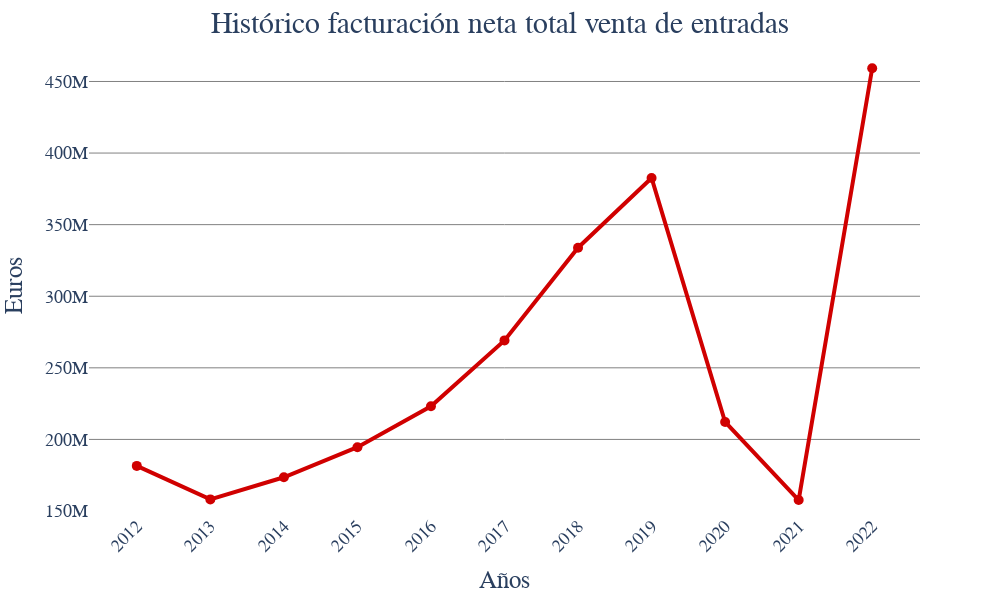

This figure's notebook cell:
### Markdown cell above
Grafico los mismos resultados pero en un gráfico de líneas

### Code cell
import plotly.express as px

palette = ["#d00000"]
palette_11 = ["#03071e","#370617","#6a040f","#9d0208","#d00000","#dc2f02","#e85d04","#f48c06","#faa307","#ffba08", "#FFC42D"]
values = df_historico_total["ventaentradas"].apply(lambda x: round((x/1000000),2))

fig = px.line(df_historico_total.sort_values(ascending=True, by= "año"),
            x="año",
            y='ventaentradas',
            color_discrete_sequence= palette,
            labels={"ventaentradas": "cantidad"})

fig.update_traces(
            line=dict(width=4),
            mode='lines+markers',
            marker=dict(size=10))


fig.update_xaxes(
                tickangle=-45,
                tickfont=dict(size=18),
                showgrid=False)

fig.update_yaxes(
                tickfont=dict(size=18),
                gridcolor='gray',
                range= [150000000, 465000000])


fig.update_layout(
                    width=1000,
                    height=600,
                    title_text="Histórico facturación neta total venta de entradas",
                    title_font=dict(size=30),
                    title_x=0.5, title_y=0.98,
                    plot_bgcolor='rgba(0,0,0,0)',
                    paper_bgcolor='rgba(0,0,0,0)',
                    yaxis_title='Euros',
                    xaxis_title='Años',
                    yaxis_title_font=dict(size=25),
                    xaxis_title_font=dict(size=25),
                    font=dict(family='Century Gothic'),                           
                    showlegend=False)

fig.add_annotation(x=10.4, y=5, xanchor='right', yanchor='top',
            text='Fuente: Anuario APM 2023',
            font=dict(family='Century Gothic', size=16),
            showarrow=False)                   

fig.write_image(r'graficos\grafico_lineas_facturación_historica.png')
fig.show()

### Figure 1 — Plotly figure (JSON) as saved in the notebook; plotly's stock layout.template omitted (floating-point values rounded to 4 significant figures)
{"data": [{"hovertemplate": "año=%{x}<br>cantidad=%{y}<extra></extra>", "legendgroup": "", "line": {"color": "#d00000", "dash": "solid", "width": 4}, "marker": {"size": 10, "symbol": "circle"}, "mode": "lines+markers", "name": "", "orientation": "v", "showlegend": false, "type": "scatter", "x": ["2012", "2013", "2014", "2015", "2016", "2017", "2018", "2019", "2020", "2021", "2022"], "xaxis": "x", "y": [181509778, 158114867, 173546923, 194576362, 223161815, 269168724, 333900102, 382596235, 212177913, 157637503, 459248129], "yaxis": "y"}], "layout": {"annotations": [{"font": {"family": "Century Gothic", "size": 16}, "showarrow": false, "text": "Fuente: Anuario APM 2023", "x": 10.4, "xanchor": "right", "y": 5, "yanchor": "top"}], "font": {"family": "Century Gothic"}, "height": 600, "legend": {"tracegroupgap": 0}, "margin": {"t": 60}, "paper_bgcolor": "rgba(0,0,0,0)", "plot_bgcolor": "rgba(0,0,0,0)", "showlegend": false, "title": {"font": {"size": 30}, "text": "Histórico facturación neta total venta de entradas", "x": 0.5, "y": 0.98}, "width": 1000, "xaxis": {"anchor": "y", "domain": [0, 1], "showgrid": false, "tickangle": -45, "tickfont": {"size": 18}, "title": {"font": {"size": 25}, "text": "Años"}}, "yaxis": {"anchor": "x", "domain": [0, 1], "gridcolor": "gray", "range": [150000000, 465000000], "tickfont": {"size": 18}, "title": {"font": {"size": 25}, "text": "Euros"}}}}
